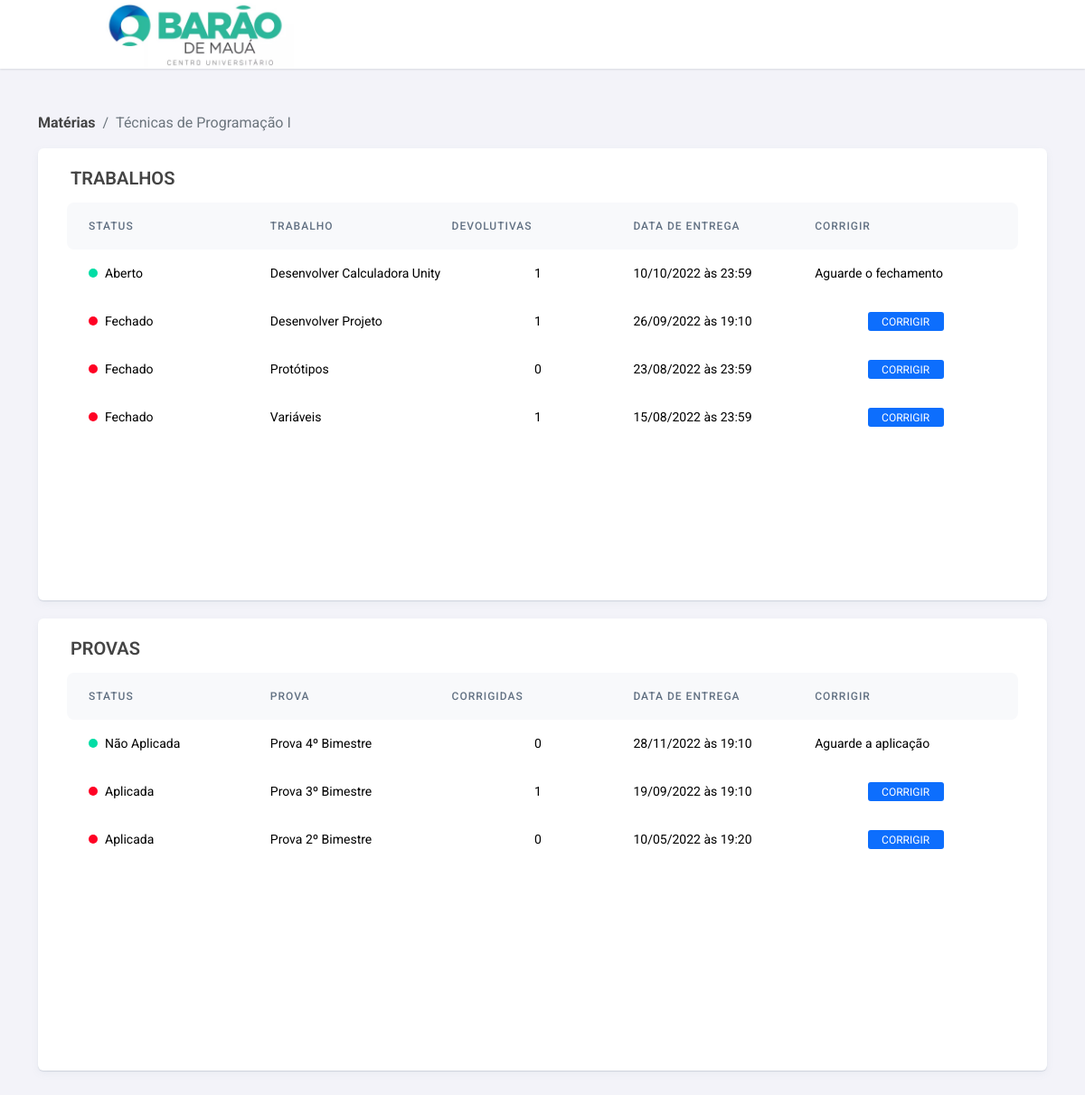
Screenshot of /src/pages/materias.php?disciplina=1 with the database file from the repository.
### tables this page shows
CREATE TABLE `materias` (
  `ID` int(11) NOT NULL,
  `MATERIA` varchar(255) NOT NULL,
  `DESCRICAO` varchar(500) NOT NULL,
  `IMG` varchar(255) DEFAULT NULL
);

CREATE TABLE `trabalhos` (
  `ID` int(11) NOT NULL,
  `TRABALHO` varchar(255) NOT NULL,
  `DATA_INICIO` datetime NOT NULL,
  `DATA_FIM` datetime NOT NULL,
  `DESCRICAO` varchar(500) NOT NULL,
  `MATERIAL` varchar(255) DEFAULT NULL,
  `RELACAO` int(11) NOT NULL
);

CREATE TABLE `provas` (
  `ID` int(11) NOT NULL,
  `PROVA` varchar(255) NOT NULL,
  `DATA` datetime NOT NULL,
  `DESCRICAO` varchar(500) NOT NULL,
  `MATERIAL` varchar(255) DEFAULT NULL,
  `RELACAO` int(11) NOT NULL
);

### src/pages/materias.php (the view, shortened to what the rows shown need)
<?php
$disciplina = false;
if(isset($_GET['disciplina']))
{
    $disciplina = true;
    $materia_id = intval($_GET['disciplina']);
    $trabalhos = Trabalho::listarTrabalhos($materia_id);
    $provas = Prova::listarProvas($materia_id);
}
?>
<!DOCTYPE html>
<html lang="pt-br">
<head>
    <link rel="stylesheet" href="https://cdn.jsdelivr.net/npm/bootstrap@5.1.3/dist/css/bootstrap.min.css">
    <link rel="stylesheet" href="https://cdnjs.cloudflare.com/ajax/libs/font-awesome/6.1.2/css/all.min.css" />
    <link rel="stylesheet" href="https://cdn.datatables.net/1.12.1/css/dataTables.bootstrap5.min.css" />
    <link rel="stylesheet" href="<?php echo INCLUDE_PATH; ?>src/assets/css/style.css" />
</head>
<body>
    <div class="cn-content--main">
        <main class="cn-main">
            <div class="cn-main-content container materias-page">
                <?php if($disciplina == true) { ?>
                    <nav aria-label="breadcrumb" class="cn-breadcrumb">
                        <ol class="breadcrumb">
                            <li class="breadcrumb-item"><a href="<?php echo INCLUDE_PATH; ?>materias">Matérias</a></li>
                            <li class="breadcrumb-item active" aria-current="page"><?php echo Controle::recuperaDadosMateria($materia_id,'MATERIA'); ?></li>
                        </ol>
                    </nav>
                <?php } ?>
                <?php if($disciplina == true) { ?>
                    <div class="cn-main-content--body">
                        <div class="card cn-card" id="card-materias-trabalhos">
                            <div class="card-body">
                                <div class="card-content d-flex flex-column">
                                    <div class="card-content--body">
                                        <div class="body-content--table">
                                            <?php if($category == 'Aluno') { ?>
                                                <?php foreach($trabalhos as $key => $value) { ?>
                                                <a href="#" class="body-content--table-row trabalho" id="trabalho-<?= $value['Id'].'-'.$_SESSION['idUser'] ?>" <?= (Trabalho::verificaExisteDevolutiva($value['Id'],$_SESSION['idUser'])) ? ((Trabalho::verificaSituacaoDevolutiva($value['Id'],$_SESSION['idUser']) == 'AGUARDANDO CORREÇÃO') ? ('data-trabalho="agc"') : ('data-trabalho="cor"')) : ((Trabalho::verificaPrazoTrabalho($value['Id'])) ? ('data-trabalho="abe"') : ('data-trabalho="ne"')) ?> >
                                                    <div class="table-row--content">
                                                        <div class="table-row--content-field status-field">
                                                            <div class="status-field--icon <?= (Trabalho::verificaExisteDevolutiva($value['Id'],$_SESSION['idUser'])) ? ((Trabalho::verificaSituacaoDevolutiva($value['Id'],$_SESSION['idUser']) == 'AGUARDANDO CORREÇÃO') ? ('warning') : ('info')) : ((Trabalho::verificaPrazoTrabalho($value['Id'])) ? ('success') : ('danger')) ?>"></div>
                                                            <div class="status-field--text"><span><?= (Trabalho::verificaExisteDevolutiva($value['Id'],$_SESSION['idUser'])) ? ((Trabalho::verificaSituacaoDevolutiva($value['Id'],$_SESSION['idUser']) == 'AGUARDANDO CORREÇÃO') ? ('Aguardando Correção') : ('Corrigido')) : ((Trabalho::verificaPrazoTrabalho($value['Id'])) ? ('Aberto') : ('Não Entregue')) ?></span></div>
                                                        </div>
                                                        <div class="table-row--content-field"><span><?= $value['Titulo']; echo Trabalho::verificaPrazoTrabalho($value['Id']); ?></span></div>
                                                        <div class="table-row--content-field"><span><?= $value['Curso']; ?></span></div>
                                                        <div class="table-row--content-field"><span class="trabalho-nota"><?= (Trabalho::verificaExisteDevolutiva($value['Id'],$_SESSION['idUser'])) ? ((Trabalho::verificaSituacaoDevolutiva($value['Id'],$_SESSION['idUser']) == 'AGUARDANDO CORREÇÃO') ? ('---') : (Trabalho::recuperaNotaDevolutiva($value['Id'],$_SESSION['idUser']))) : ('---') ?></span></div>
                                                        <div class="table-row--content-field"><span><?= date_format(date_create($value['Data_final']), 'd/m/Y').' às '.date_format(date_create($value['Data_final']), 'H:i'); ?></span></div>
                                                    </div>
                                                </a>
                                                <?php } ?>
                                            <?php }else { ?>
                                                <?php foreach($trabalhos as $key => $value) { ?>
                                                <a href="#" class="body-content--table-row trabalho">
                                                    <div class="table-row--content">
                                                        <div class="table-row--content-field status-field">
                                                            <div class="status-field--icon <?= (Trabalho::verificaPrazoTrabalho($value['Id'])) ? ('success') : ('danger') ?>"></div>
                                                            <div class="status-field--text"><span><?= (Trabalho::verificaPrazoTrabalho($value['Id'])) ? ('Aberto') : ('Fechado') ?></span></div>
                                                        </div>
                                                        <div class="table-row--content-field"><span><?= $value['Titulo']; ?></span></div>
                                                        <div class="table-row--content-field"><span class="trabalho-devolutiva"><?= Trabalho::countDevolutivaTrabalhos($value['Id']); ?></span></div>
                                                        <div class="table-row--content-field"><span><?= date_format(date_create($value['Data_final']), 'd/m/Y').' às '.date_format(date_create($value['Data_final']), 'H:i'); ?></span></div>
                                                        <div class="table-row--content-field"><?= (Trabalho::verificaPrazoTrabalho($value['Id'])) ? ('<span>Aguarde o fechamento</span>') : ('<button type="button" class="btn btn-primary corrigir-trabalho" id="trabalho-aplicado_'.$value['Id'].'_'.$materia_id.'">Corrigir</button>') ?></div>
                                                    </div>
                                                </a>
                                                <?php } ?>
                                            <?php } ?>
                                        </div>
                                    </div>
                                </div>
                            </div>
                        </div>
                        <div class="card cn-card" id="card-materias-provas">
                            <div class="card-body">
                                <div class="card-content d-flex flex-column">
                                    <div class="card-content--body">
                                        <div class="body-content--table">
                                            <?php if($category == 'Aluno') { ?>
                                                <?php foreach($provas as $key => $value) { ?>
                                                <a href="#" class="body-content--table-row prova" id="prova-<?= $value['Id'].'-'.$_SESSION['idUser'] ?>" <?= (Prova::verificaExisteCorrecao($value['Id'],$_SESSION['idUser'])) ? ((Prova::verificaSituacaoProva($value['Id'],$_SESSION['idUser']) == 'AGUARDANDO CORREÇÃO') ? ('data-prova="agc"') : ('data-prova="cor"')) : ((Prova::verificaPrazoProva($value['Id'])) ? ('data-prova="abe"') : ('data-prova="nr"')) ?>>
                                                    <div class="table-row--content">
                                                        <div class="table-row--content-field status-field">
                                                            <div class="status-field--icon <?= (Prova::verificaPrazoProva($value['Id'])) ? ('success') : ((Prova::verificaExisteCorrecao($value['Id'],$_SESSION['idUser'])) ? ((Prova::verificaSituacaoProva($value['Id'],$_SESSION['idUser']) == 'AGUARDANDO CORREÇÃO') ? ('warning') : ((Prova::verificaSituacaoProva($value['Id'],$_SESSION['idUser']) == 'CORRIGIDO') ? ('info') : ('danger'))) : ('danger')) ?>"></div>
                                                            <div class="status-field--text"><span><?= (Prova::verificaPrazoProva($value['Id'])) ? ('Não Aplicada') : ((Prova::verificaExisteCorrecao($value['Id'],$_SESSION['idUser'])) ? ((Prova::verificaSituacaoProva($value['Id'],$_SESSION['idUser']) == 'AGUARDANDO CORREÇÃO') ? ('Aguardando Correção') : ((Prova::verificaSituacaoProva($value['Id'],$_SESSION['idUser']) == 'CORRIGIDO') ? ('Corrigida') : (Prova::verificaSituacaoProva($value['Id'],$_SESSION['idUser'])))) : ('Aplicada')) ?></span></div>
                                                        </div>
                                                        <div class="table-row--content-field"><span><?= $value['Titulo']; ?></span></div>
                                                        <div class="table-row--content-field"><span><?= $value['Curso']; ?></span></div>
                                                        <div class="table-row--content-field"><span class="prova-nota"><?= (Prova::verificaExisteCorrecao($value['Id'],$_SESSION['idUser'])) ? ((Prova::verificaSituacaoProva($value['Id'],$_SESSION['idUser']) == 'AGUARDANDO CORREÇÃO') ? ('---') : (Prova::recuperaNotaProva($value['Id'],$_SESSION['idUser']))) : ('---') ?></span></div>
                                                        <div class="table-row--content-field"><span><?= date_format(date_create($value['Data']), 'd/m/Y').' às '.date_format(date_create($value['Data']), 'H:i'); ?></span></div>
                                                    </div>
                                                </a>
                                                <?php } ?>
                                            <?php }else { ?>
                                                <?php foreach($provas as $key => $value) { ?>
                                                <a href="#" class="body-content--table-row prova">
                                                    <div class="table-row--content">
                                                        <div class="table-row--content-field status-field">
                                                            <div class="status-field--icon <?= (Prova::verificaPrazoProva($value['Id'])) ? ('success') : ('danger') ?>"></div>
                                                            <div class="status-field--text"><span><?= (Prova::verificaPrazoProva($value['Id'])) ? ('Não Aplicada') : ('Aplicada') ?></span></div>
                                                        </div>
                                                        <div class="table-row--content-field"><span><?= $value['Titulo']; ?></span></div>
                                                        <div class="table-row--content-field"><span class="prova-correcao"><?= Prova::countRealizacaoProvas($value['Id']); ?></span></div>
                                                        <div class="table-row--content-field"><span><?= date_format(date_create($value['Data']), 'd/m/Y').' às '.date_format(date_create($value['Data']), 'H:i'); ?></span></div>
                                                        <div class="table-row--content-field"><?= (Prova::verificaPrazoProva($value['Id'])) ? ('<span>Aguarde a aplicação</span>') : ('<button type="button" class="btn btn-primary corrigir-trabalho" id="prova-aplicada-'.$value['Id'].'">Corrigir</button>') ?></div>
                                                    </div>
                                                </a>
                                                <?php } ?>
                                            <?php } ?>
                                        </div>
                                    </div>
                                </div>
                            </div>
                        </div>
                    </div>
                <?php } ?>
            </div>
        </main>
    </div>
</body>
</html>

### rows the page displays
materias: MATERIA "Técnicas de Programação I"
trabalhos: shows "Aberto", TRABALHO "Desenvolver Calculadora Unity", Id "1", DATA_FIM "10/10/2022", DATA_FIM "23:59", shows "Aguarde o fechamento"
trabalhos: shows "Fechado", TRABALHO "Desenvolver Projeto", Id "1", DATA_FIM "26/09/2022", DATA_FIM "19:10"
trabalhos: shows "Fechado", TRABALHO "Protótipos", Id "0", DATA_FIM "23/08/2022", DATA_FIM "23:59"
trabalhos: shows "Fechado", TRABALHO "Variáveis", Id "1", DATA_FIM "15/08/2022", DATA_FIM "23:59"
provas: shows "Não Aplicada", PROVA "Prova 4º Bimestre", Id "0", DATA "28/11/2022", DATA "19:10", shows "Aguarde a aplicação"
provas: shows "Aplicada", PROVA "Prova 3º Bimestre", ID "1", DATA "19/09/2022", DATA "19:10"
provas: shows "Aplicada", PROVA "Prova 2º Bimestre", Id "0", DATA "10/05/2022", DATA "19:20"
